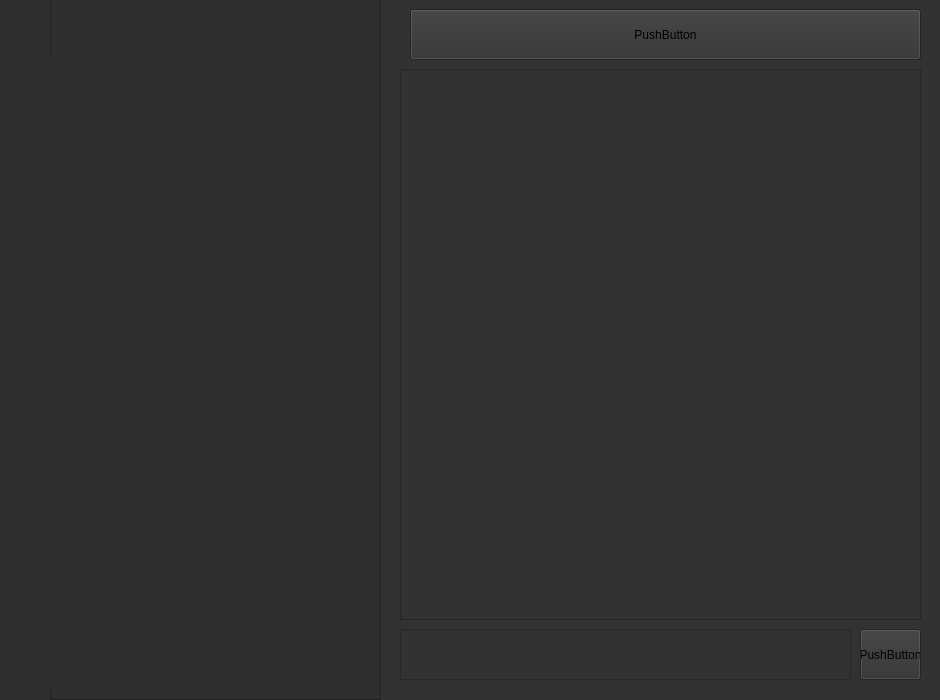
<?xml version="1.0" encoding="UTF-8"?>
<ui version="4.0">
 <class>Message_Window</class>
 <widget class="QMainWindow" name="Message_Window">
  <property name="geometry">
   <rect>
    <x>0</x>
    <y>0</y>
    <width>940</width>
    <height>700</height>
   </rect>
  </property>
  <property name="minimumSize">
   <size>
    <width>940</width>
    <height>700</height>
   </size>
  </property>
  <property name="maximumSize">
   <size>
    <width>940</width>
    <height>700</height>
   </size>
  </property>
  <property name="windowTitle">
   <string>MainWindow</string>
  </property>
  <property name="styleSheet">
   <string notr="true"/>
  </property>
  <widget class="QWidget" name="centralwidget">
   <property name="styleSheet">
    <string notr="true">QWidget#centralwidget{
	background-color: #2e2e2e;
}</string>
   </property>
   <widget class="QWidget" name="widget" native="true">
    <property name="geometry">
     <rect>
      <x>380</x>
      <y>-1</y>
      <width>561</width>
      <height>701</height>
     </rect>
    </property>
    <property name="styleSheet">
     <string notr="true">QWidget{
	background-color: #323232;
}</string>
    </property>
    <widget class="QScrollArea" name="scrollArea_2">
     <property name="geometry">
      <rect>
       <x>20</x>
       <y>70</y>
       <width>521</width>
       <height>551</height>
      </rect>
     </property>
     <property name="widgetResizable">
      <bool>true</bool>
     </property>
     <widget class="QWidget" name="scrollAreaWidgetContents_2">
      <property name="geometry">
       <rect>
        <x>0</x>
        <y>0</y>
        <width>519</width>
        <height>549</height>
       </rect>
      </property>
      <layout class="QVBoxLayout" name="verticalLayout_6">
       <item>
        <widget class="QWidget" name="widget_3" native="true">
         <layout class="QVBoxLayout" name="verticalLayout_5">
          <item>
           <layout class="QVBoxLayout" name="verticalLayout_4"/>
          </item>
         </layout>
        </widget>
       </item>
      </layout>
     </widget>
    </widget>
    <widget class="QTextEdit" name="textEdit">
     <property name="geometry">
      <rect>
       <x>20</x>
       <y>630</y>
       <width>451</width>
       <height>51</height>
      </rect>
     </property>
    </widget>
    <widget class="QPushButton" name="pushButton">
     <property name="geometry">
      <rect>
       <x>480</x>
       <y>630</y>
       <width>61</width>
       <height>51</height>
      </rect>
     </property>
     <property name="text">
      <string>PushButton</string>
     </property>
    </widget>
    <widget class="QPushButton" name="pushButton_2">
     <property name="geometry">
      <rect>
       <x>30</x>
       <y>10</y>
       <width>511</width>
       <height>51</height>
      </rect>
     </property>
     <property name="text">
      <string>PushButton</string>
     </property>
    </widget>
   </widget>
   <widget class="QFrame" name="frame">
    <property name="geometry">
     <rect>
      <x>50</x>
      <y>-1</y>
      <width>331</width>
      <height>701</height>
     </rect>
    </property>
    <property name="styleSheet">
     <string notr="true">QFrame#frame{
	background-color: #2E2E2E
}</string>
    </property>
    <property name="frameShape">
     <enum>QFrame::StyledPanel</enum>
    </property>
    <property name="frameShadow">
     <enum>QFrame::Raised</enum>
    </property>
    <widget class="QScrollArea" name="scrollArea">
     <property name="geometry">
      <rect>
       <x>0</x>
       <y>60</y>
       <width>321</width>
       <height>631</height>
      </rect>
     </property>
     <property name="styleSheet">
      <string notr="true">QScrollBar:vertical{
        background-color: #2A2929;
        width: 10px;
        margin: 10px 3px 15px 3px;
        border: 1px transparent #2A2929;
        border-radius: 4px;
    }
QScrollBar::sub-line:vertical
 {
        margin: 3px 0px 3px 0px;
        border-image: url(:/qss_icons/rc/up_arrow_disabled.png);
        height: 10px;
        width: 10px;
        subcontrol-position: top;
        subcontrol-origin: margin;
    }
QScrollBar::handle:vertical{
	background-color: rgb(53, 53, 53);
	max-height: 50px;
    border-radius: 4px;
}



    QScrollBar::add-line:vertical
    {
        margin: 3px 0px 3px 0px;
        border-image: url(:/qss_icons/rc/down_arrow_disabled.png);
        height: 10px;
        width: 10px;
        subcontrol-position: bottom;
        subcontrol-origin: margin;
    }

    QScrollBar::sub-line:vertical:hover,QScrollBar::sub-line:vertical:on
    {
        border-image: url(:/qss_icons/rc/up_arrow.png);
        height: 10px;
        width: 10px;
        subcontrol-position: top;
        subcontrol-origin: margin;
    }

    QScrollBar::add-line:vertical:hover, QScrollBar::add-line:vertical:on
    {
        border-image: url(:/qss_icons/rc/down_arrow.png);
        height: 10px;
        width: 10px;
        subcontrol-position: bottom;
        subcontrol-origin: margin;
    }

    QScrollBar::up-arrow:vertical, QScrollBar::down-arrow:vertical
    {
        background: none;
    }

    QScrollBar::add-page:vertical, QScrollBar::sub-page:vertical
    {
        background: none;
    }</string>
     </property>
     <property name="frameShape">
      <enum>QFrame::NoFrame</enum>
     </property>
     <property name="widgetResizable">
      <bool>true</bool>
     </property>
     <widget class="QWidget" name="scrollAreaWidgetContents">
      <property name="geometry">
       <rect>
        <x>0</x>
        <y>0</y>
        <width>321</width>
        <height>631</height>
       </rect>
      </property>
      <property name="styleSheet">
       <string notr="true">QWidget#scrollAreaWidgetContents{
	background-color: #2E2E2E;
}</string>
      </property>
      <layout class="QVBoxLayout" name="verticalLayout_3">
       <item>
        <widget class="QWidget" name="widget_2" native="true">
         <property name="sizePolicy">
          <sizepolicy hsizetype="Minimum" vsizetype="Minimum">
           <horstretch>0</horstretch>
           <verstretch>0</verstretch>
          </sizepolicy>
         </property>
         <property name="styleSheet">
          <string notr="true">QWidget#widget_2{
	background-color: #2E2E2E;
}</string>
         </property>
         <layout class="QVBoxLayout" name="verticalLayout_2">
          <property name="leftMargin">
           <number>0</number>
          </property>
          <property name="topMargin">
           <number>0</number>
          </property>
          <property name="rightMargin">
           <number>0</number>
          </property>
          <property name="bottomMargin">
           <number>0</number>
          </property>
          <item>
           <layout class="QVBoxLayout" name="verticalLayout">
            <property name="leftMargin">
             <number>0</number>
            </property>
           </layout>
          </item>
         </layout>
        </widget>
       </item>
      </layout>
     </widget>
    </widget>
   </widget>
  </widget>
 </widget>
 <resources/>
 <connections/>
</ui>
